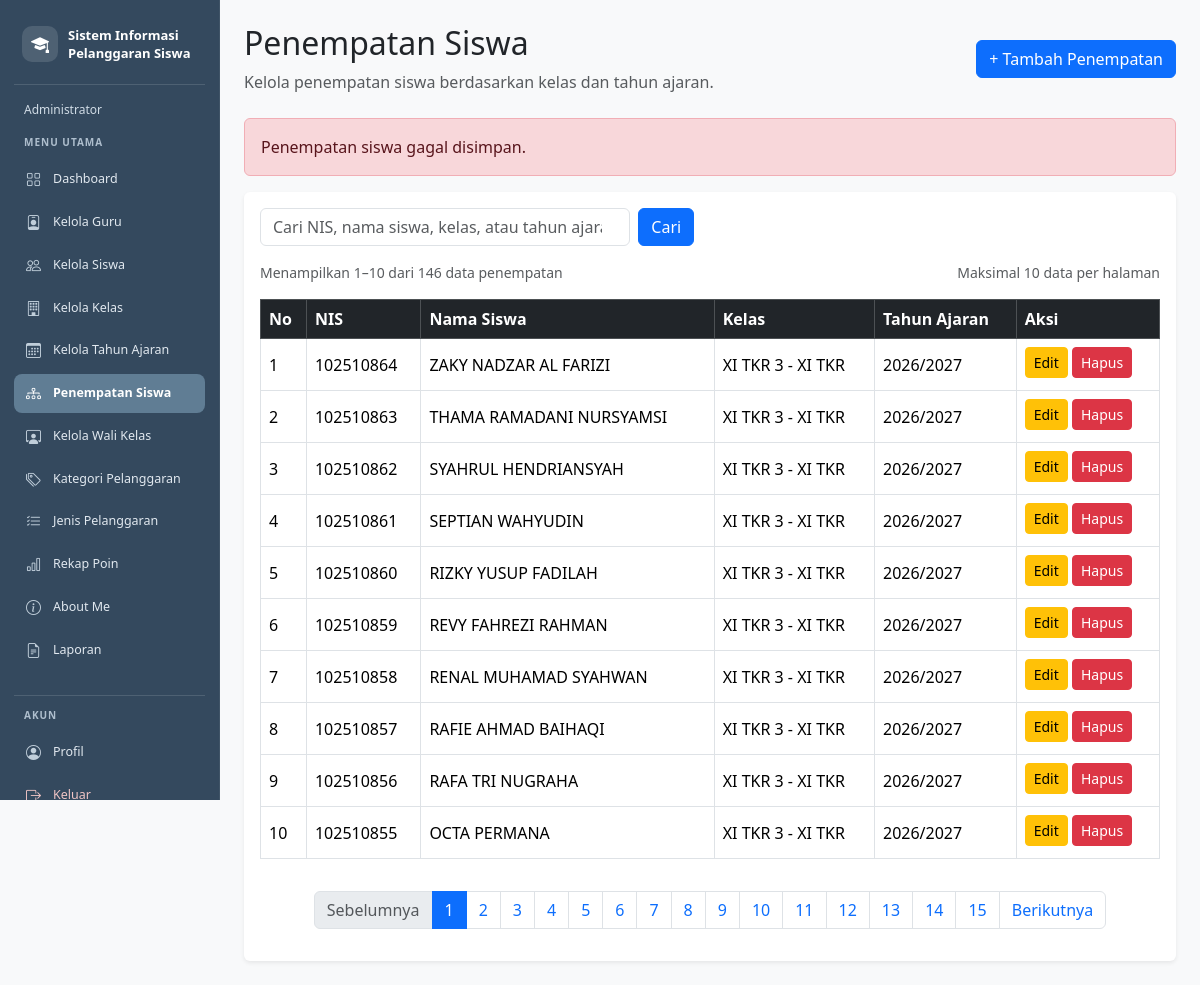
The app's page /penempatan_siswa.php?pesan=gagal (signed in) with its own data.
### tables this page shows
CREATE TABLE `t_kelas_siswa` (
  `id` int(11) NOT NULL,
  `siswa_id` int(11) NOT NULL,
  `tahun_ajaran_id` int(11) NOT NULL,
  `kelas_id` int(11) NOT NULL,
  `tanggal_mulai` date NOT NULL,
  `tanggal_selesai` date NOT NULL,
  `status_aktif` tinyint(1) NOT NULL,
  `created_at` timestamp NOT NULL DEFAULT current_timestamp(),
  `updated_at` timestamp NOT NULL DEFAULT current_timestamp()
);

CREATE TABLE `t_siswa` (
  `id` int(11) NOT NULL,
  `nis` varchar(30) NOT NULL,
  `nisn` varchar(20) NOT NULL,
  `nama` varchar(150) NOT NULL,
  `jenis_kelamin` char(1) NOT NULL,
  `tanggal_lahir` date NOT NULL,
  `alamat` text NOT NULL,
  `status_aktif` tinyint(1) NOT NULL,
  `created_at` timestamp NOT NULL DEFAULT current_timestamp(),
  `updated_at` timestamp NOT NULL DEFAULT current_timestamp()
);

CREATE TABLE `t_kelas` (
  `id` int(11) NOT NULL,
  `nama` varchar(100) NOT NULL,
  `tingkat` varchar(20) NOT NULL,
  `jurusan` varchar(100) NOT NULL,
  `status_aktif` tinyint(1) NOT NULL,
  `created_at` timestamp NULL DEFAULT current_timestamp(),
  `updated_at` timestamp NULL DEFAULT current_timestamp()
);

CREATE TABLE `t_tahun_ajaran` (
  `id` int(11) NOT NULL,
  `nama` varchar(20) NOT NULL,
  `tanggal_mulai` date NOT NULL,
  `tanggal_selesai` date NOT NULL,
  `status_aktif` tinyint(1) NOT NULL,
  `created_at` timestamp NULL DEFAULT current_timestamp(),
  `updated_at` timestamp NULL DEFAULT current_timestamp()
);

### penempatan_siswa.php (the view, shortened to what this page needs)
<?php
include "config/koneksi.php";
include "includes/sidebar.php";
$kataKunci = trim($_GET['cari'] ?? '');
$batas = 10;
$halaman = max(1, (int)($_GET['halaman'] ?? 1));
$keyword = "%" . $kataKunci . "%";
$sqlJumlah = "SELECT COUNT(*) AS total
              FROM t_kelas_siswa ks
              JOIN t_siswa s ON ks.siswa_id = s.id
              JOIN t_kelas k ON ks.kelas_id = k.id
              JOIN t_tahun_ajaran ta ON ks.tahun_ajaran_id = ta.id
              WHERE s.nis LIKE ?
                 OR s.nama LIKE ?
                 OR k.nama LIKE ?
                 OR ta.nama LIKE ?";
$stmtJumlah = mysqli_prepare($koneksi, $sqlJumlah);
mysqli_stmt_bind_param(
    $stmtJumlah, "ssss",
    $keyword, $keyword, $keyword, $keyword
);
mysqli_stmt_execute($stmtJumlah);
$dataJumlah = mysqli_fetch_assoc(
    mysqli_stmt_get_result($stmtJumlah)
);
$totalData = (int)$dataJumlah['total'];
$totalHalaman = max(1, (int)ceil($totalData / $batas));
$offset = ($halaman - 1) * $batas;
$nomorAwal = $offset + 1;
$nomorAkhir = min($offset + $batas, $totalData);
$sqlData = "SELECT
                ks.id,
                s.nis,
                s.nama AS nama_siswa,
                k.nama AS nama_kelas,
                k.tingkat,
                k.jurusan,
                ta.nama AS nama_tahun_ajaran
            FROM t_kelas_siswa ks
            JOIN t_siswa s ON ks.siswa_id = s.id
            JOIN t_kelas k ON ks.kelas_id = k.id
            JOIN t_tahun_ajaran ta ON ks.tahun_ajaran_id = ta.id
            WHERE s.nis LIKE ?
               OR s.nama LIKE ?
               OR k.nama LIKE ?
               OR ta.nama LIKE ?
            ORDER BY ks.id DESC
            LIMIT ? OFFSET ?";
$stmtData = mysqli_prepare($koneksi, $sqlData);
mysqli_stmt_bind_param(
    $stmtData, "ssssii",
    $keyword, $keyword, $keyword, $keyword,
    $batas, $offset
);
mysqli_stmt_execute($stmtData);
$result = mysqli_stmt_get_result($stmtData);
function urlHalamanPenempatan($nomorHalaman, $kataKunci) {
    return '?' . http_build_query([
        'cari' => $kataKunci,
        'halaman' => $nomorHalaman
    ]);
}
?>
<!DOCTYPE html>
<html lang="id">
<head>
    <link href="https://cdn.jsdelivr.net/npm/bootstrap@5.3.8/dist/css/bootstrap.min.css"
          rel="stylesheet">
</head>
<body>
<?php include "includes/sidebar.php"; ?>
<main class="konten-utama">
    <div class="d-flex flex-wrap justify-content-between
                align-items-center gap-3 mb-4">
        <div>
            <h2>Penempatan Siswa</h2>
            <p class="text-muted mb-0">
                Kelola penempatan siswa berdasarkan kelas dan tahun ajaran.
            </p>
        </div>
        <a href="tambah_penempatan_siswa.php"
           class="btn btn-primary">
            + Tambah Penempatan
        </a>
    </div>
    <?php if (isset($_GET['pesan'])) { ?>
        <?php if ($_GET['pesan'] == 'tambah') { ?>
            <div class="alert alert-success">
                Penempatan siswa berhasil ditambahkan.
            </div>
        <?php } elseif ($_GET['pesan'] == 'edit') { ?>
            <div class="alert alert-success">
                Penempatan siswa berhasil diperbarui.
            </div>
        <?php } elseif ($_GET['pesan'] == 'hapus') { ?>
            <div class="alert alert-success">
                Penempatan siswa berhasil dihapus.
            </div>
        <?php } elseif ($_GET['pesan'] == 'duplikat') { ?>
            <div class="alert alert-warning">
                Siswa sudah ditempatkan di kelas pada tahun ajaran tersebut.
            </div>
        <?php } elseif ($_GET['pesan'] == 'gagal') { ?>
            <div class="alert alert-danger">
                Penempatan siswa gagal disimpan.
            </div>
        <?php } ?>
    <?php } ?>
    <div class="card shadow-sm border-0">
        <div class="card-body">
            <form method="GET" action="penempatan_siswa.php"
                  class="row g-2 mb-3">
                <div class="col-md-6 col-lg-5">
                    <input type="search" name="cari"
                           class="form-control"
                           placeholder="Cari NIS, nama siswa, kelas, atau tahun ajaran..."
                           value="<?= htmlspecialchars($kataKunci, ENT_QUOTES, 'UTF-8'); ?>">
                </div>
                <div class="col-auto">
                    <button type="submit" class="btn btn-primary">
                        Cari
                    </button>
                </div>
            </form>
            <div class="d-flex flex-wrap justify-content-between
                        align-items-center gap-2 mb-3">
                <small class="text-muted">
                    <?php if ($totalData > 0) { ?>
                        Menampilkan <?= $nomorAwal; ?>–<?= $nomorAkhir; ?>
                        dari <?= $totalData; ?> data penempatan
                    <?php } else { ?>
                        Tidak ada data penempatan yang ditemukan.
                    <?php } ?>
                </small>
                <small class="text-muted">
                    Maksimal <?= $batas; ?> data per halaman
                </small>
            </div>
            <div class="table-responsive">
                <table class="table table-bordered table-hover align-middle">
                    <thead class="table-dark">
                        <tr>
                            <th>No</th>
                            <th>NIS</th>
                            <th>Nama Siswa</th>
                            <th>Kelas</th>
                            <th>Tahun Ajaran</th>
                            <th>Aksi</th>
                        </tr>
                    </thead>
                    <tbody>
                    <?php if ($totalData > 0) { ?>
                        <?php while ($data = mysqli_fetch_assoc($result)) { ?>
                            <tr>
                                <td><?= $nomorAwal++; ?></td>
                                <td><?= htmlspecialchars($data['nis'], ENT_QUOTES, 'UTF-8'); ?></td>
                                <td><?= htmlspecialchars($data['nama_siswa'], ENT_QUOTES, 'UTF-8'); ?></td>
                                <td>
                                    <?= htmlspecialchars(
                                        $data['nama_kelas'] . ' - ' .
                                        $data['tingkat'] . ' ' .
                                        $data['jurusan'],
                                        ENT_QUOTES, 'UTF-8'
                                    ); ?>
                                </td>
                                <td><?= htmlspecialchars($data['nama_tahun_ajaran'], ENT_QUOTES, 'UTF-8'); ?></td>
                                <td>
                                    <a href="edit_penempatan_siswa.php?id=<?= (int)$data['id']; ?>"
                                       class="btn btn-sm btn-warning mb-1">
                                        Edit
                                    </a>
                                    <form action="hapus_penempatan_siswa.php"
                                          method="POST" class="d-inline"
                                          onsubmit="return confirm('Yakin ingin menghapus penempatan ini?');">
                                        <button type="submit"
                                                class="btn btn-sm btn-danger mb-1">
                                            Hapus
                                        </button>
                                    </form>
                                </td>
                            </tr>
                        <?php } ?>
                    <?php } ?>
                    </tbody>
                </table>
            </div>
            <?php if ($totalHalaman > 1) { ?>
                <nav aria-label="Navigasi halaman penempatan siswa"
                     class="mt-3">
                    <ul class="pagination justify-content-center flex-wrap">
                        <li class="page-item <?= $halaman <= 1 ? 'disabled' : ''; ?>">
                            <a class="page-link"
                               href="<?= htmlspecialchars(urlHalamanPenempatan(max(1, $halaman - 1), $kataKunci), ENT_QUOTES, 'UTF-8'); ?>">
                                Sebelumnya
                            </a>
                        </li>
                        <?php for ($i = 1; $i <= $totalHalaman; $i++) { ?>
                            <li class="page-item <?= $i == $halaman ? 'active' : ''; ?>">
                                <a class="page-link"
                                   href="<?= htmlspecialchars(urlHalamanPenempatan($i, $kataKunci), ENT_QUOTES, 'UTF-8'); ?>">
                                    <?= $i; ?>
                                </a>
                            </li>
                        <?php } ?>
                        <li class="page-item <?= $halaman >= $totalHalaman ? 'disabled' : ''; ?>">
                            <a class="page-link"
                               href="<?= htmlspecialchars(urlHalamanPenempatan(min($totalHalaman, $halaman + 1), $kataKunci), ENT_QUOTES, 'UTF-8'); ?>">
                                Berikutnya
                            </a>
                        </li>
                    </ul>
                </nav>
            <?php } ?>
        </div>
    </div>
</main>
</body>
</html>

### penempatan_siswa.php (style rules this page uses)
body { margin: 0; background-color: #f8f9fa; }
.konten-utama { margin-left: 220px; width: calc(100% - 220px); min-height: 100vh; padding: 24px; box-sizing: border-box; }

### records on screen
t_kelas_siswa: siswa.nis "102510864", siswa.nama "ZAKY NADZAR AL FARIZI", kelas.jurusan "XI TKR 3 - XI TKR", tahun_ajaran.nama "2026/2027"
t_kelas_siswa: siswa.nis "102510863", siswa.nama "THAMA RAMADANI NURSYAMSI", kelas.jurusan "XI TKR 3 - XI TKR", tahun_ajaran.nama "2026/2027"
t_kelas_siswa: siswa.nis "102510862", siswa.nama "SYAHRUL HENDRIANSYAH", kelas.jurusan "XI TKR 3 - XI TKR", tahun_ajaran.nama "2026/2027"
t_kelas_siswa: siswa.nis "102510861", siswa.nama "SEPTIAN WAHYUDIN", kelas.jurusan "XI TKR 3 - XI TKR", tahun_ajaran.nama "2026/2027"
t_kelas_siswa: siswa.nis "102510860", siswa.nama "RIZKY YUSUP FADILAH", kelas.jurusan "XI TKR 3 - XI TKR", tahun_ajaran.nama "2026/2027"
t_kelas_siswa: siswa.nis "102510859", siswa.nama "REVY FAHREZI RAHMAN", kelas.jurusan "XI TKR 3 - XI TKR", tahun_ajaran.nama "2026/2027"
t_kelas_siswa: siswa.nis "102510858", siswa.nama "RENAL MUHAMAD SYAHWAN", kelas.jurusan "XI TKR 3 - XI TKR", tahun_ajaran.nama "2026/2027"
t_kelas_siswa: siswa.nis "102510857", siswa.nama "RAFIE AHMAD BAIHAQI", kelas.jurusan "XI TKR 3 - XI TKR", tahun_ajaran.nama "2026/2027"
t_kelas_siswa: siswa.nis "102510856", siswa.nama "RAFA TRI NUGRAHA", kelas.jurusan "XI TKR 3 - XI TKR", tahun_ajaran.nama "2026/2027"
t_kelas_siswa: siswa.nis "102510855", siswa.nama "OCTA PERMANA", kelas.jurusan "XI TKR 3 - XI TKR", tahun_ajaran.nama "2026/2027"

### other values on screen
$labelRole "Administrator"
$menu[0] "Dashboard"
$menu[0] "Kelola Guru"
$menu[0] "Kelola Siswa"
$menu[0] "Kelola Kelas"
$menu[0] "Kelola Tahun Ajaran"
$menu[0] "Penempatan Siswa"
$menu[0] "Kelola Wali Kelas"
$menu[0] "Kategori Pelanggaran"
$menu[0] "Jenis Pelanggaran"
$menu[0] "Rekap Poin"
$menu[0] "About Me"
$menu[0] "Laporan"
$nomorAwal "1"
$nomorAkhir "10"
